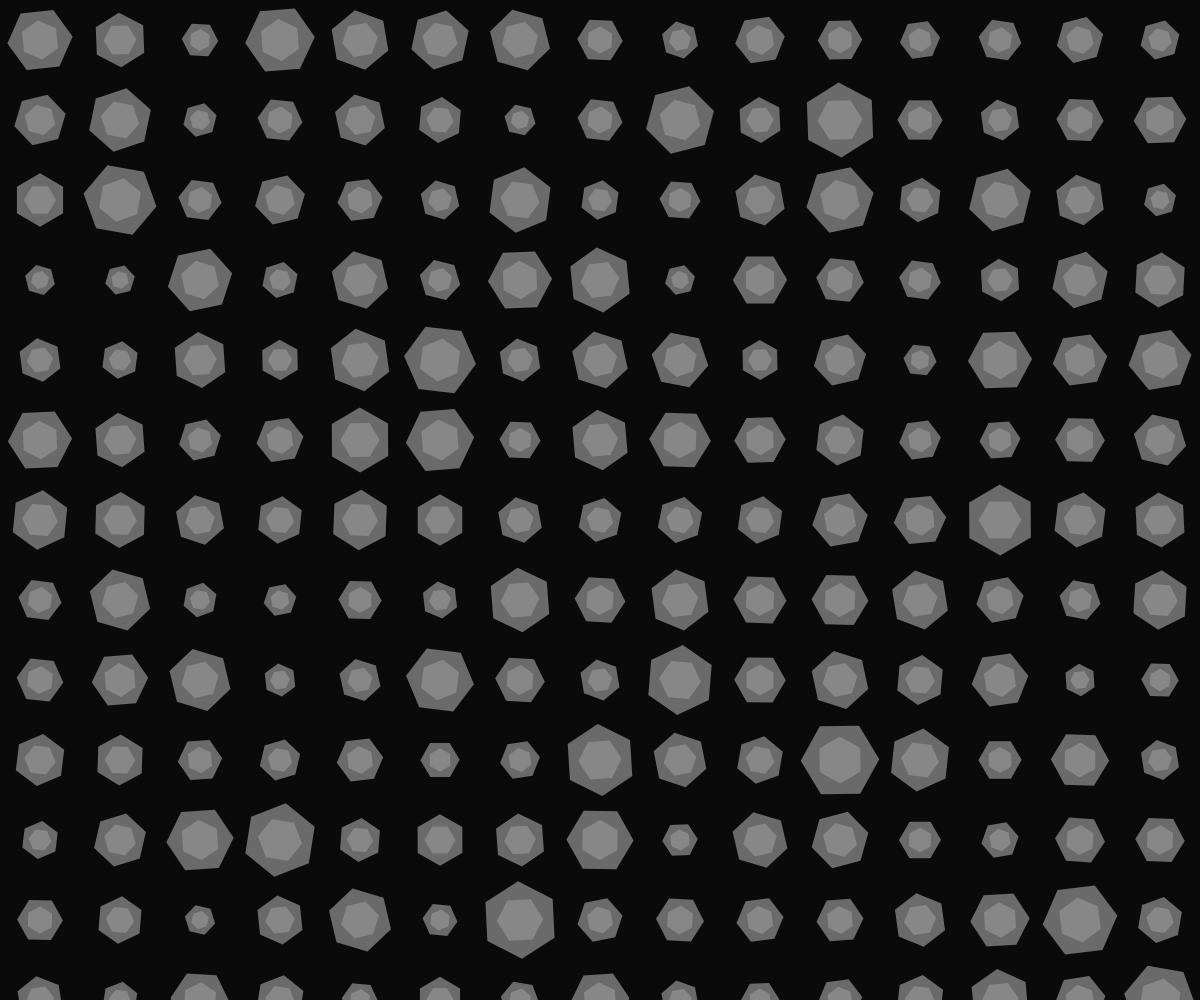
Frame 1 (no input)
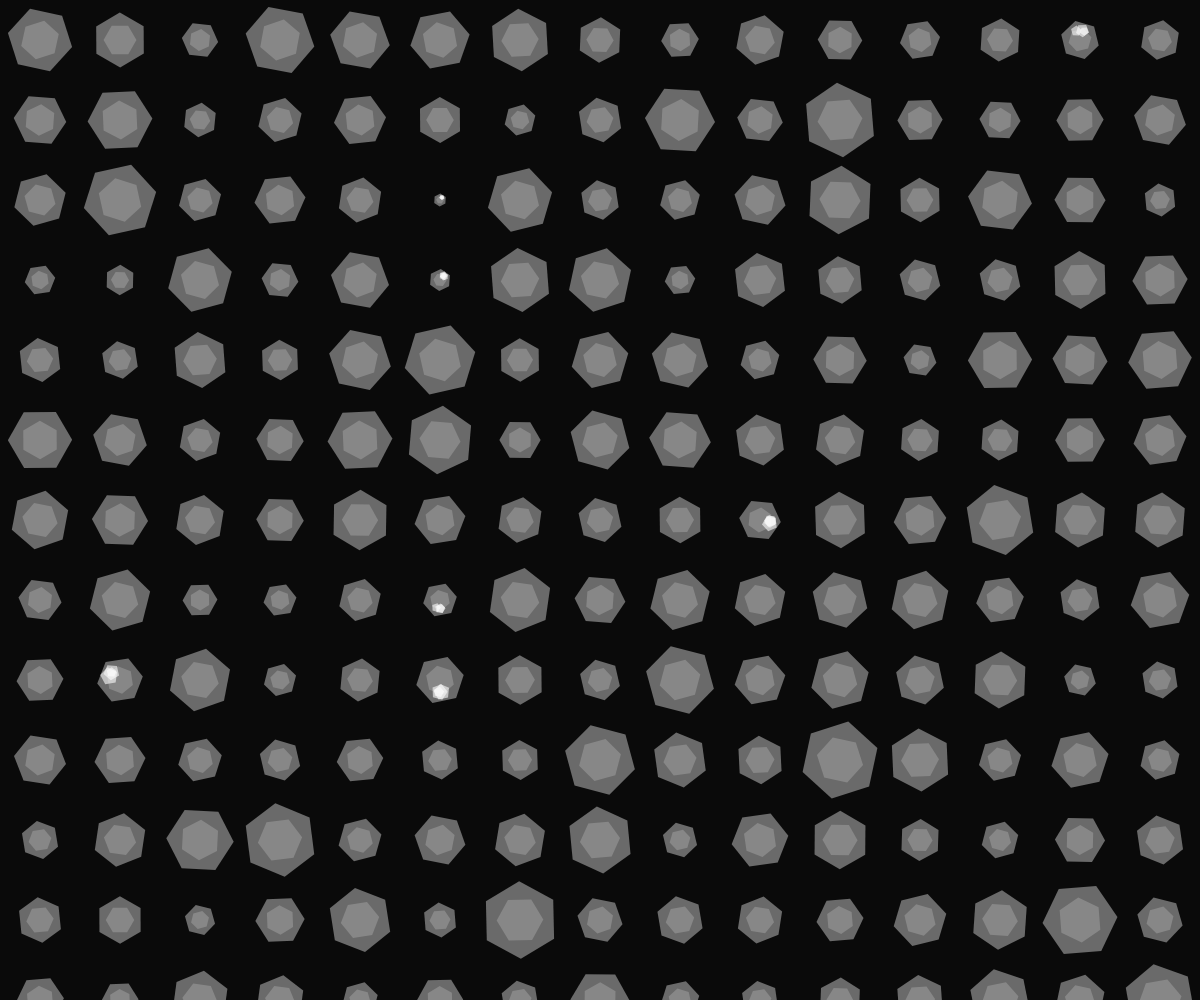
Frame 60 (no input)
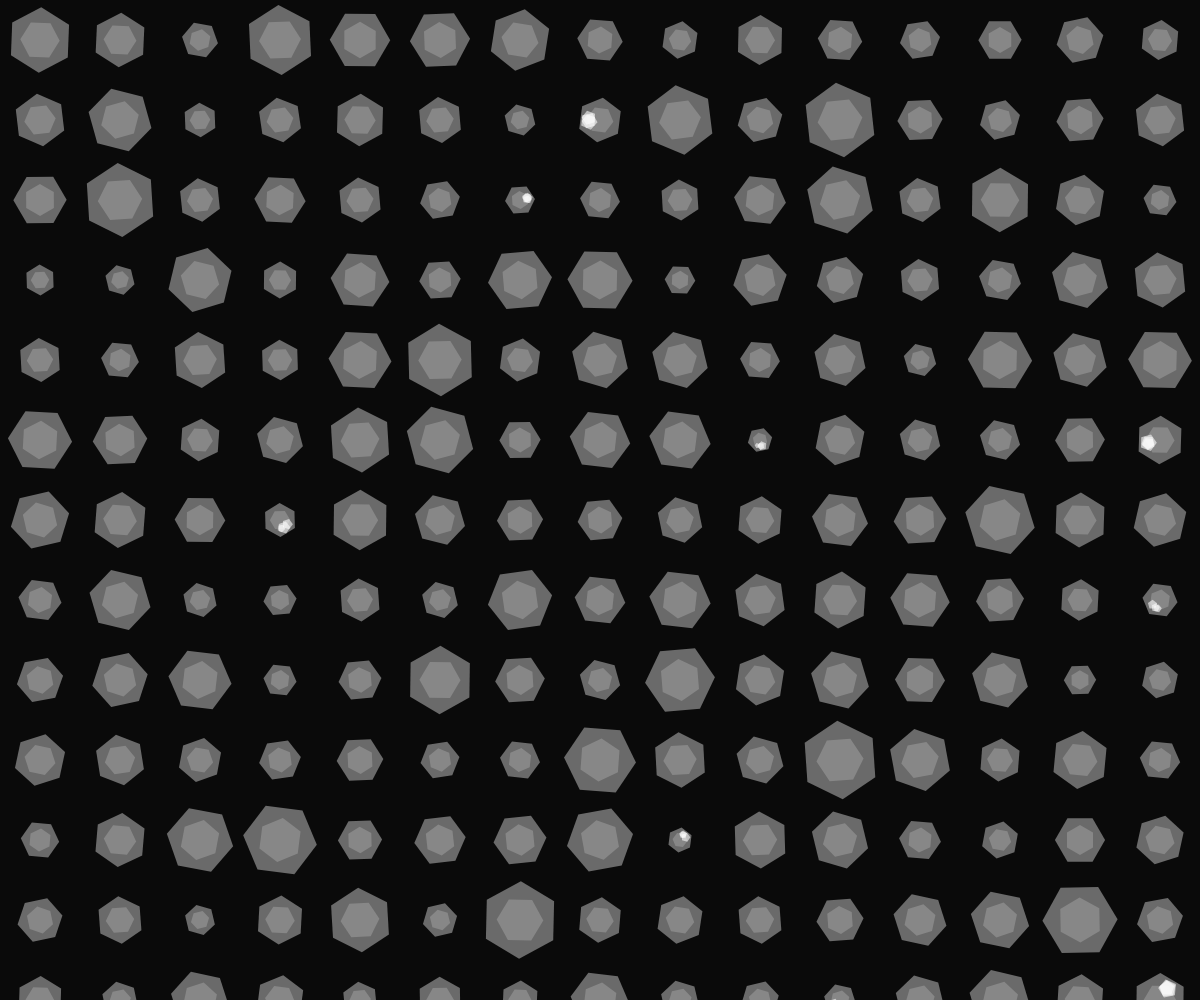
Frame 120 (the mouse pressed at the canvas centre since frame 60)

The p5.js sketch that drew these frames (run headless with seeded random() and noise() and a simulated clock; from frame 60 on, the mouse is pressed at the canvas centre):

// p5.js sketch
// ── sketch.js
let hexagons = [];
let time = 0;

function setup() {
  createCanvas(windowWidth, windowHeight);
  noStroke();
  
  // Initialize hexagon lattice
  let spacing = 80;
  let cols = ceil(width / spacing) + 2;
  let rows = ceil(height / spacing) + 2;
  
  for (let i = 0; i < cols; i++) {
    for (let j = 0; j < rows; j++) {
      hexagons.push({
        x: i * spacing - spacing/2,
        y: j * spacing - spacing/2,
        size: 30 + random(10),
        angle: random(TWO_PI),
        speed: random(0.01, 0.03),
        phase: random(TWO_PI),
        stability: random(0.5, 1),
        collapse: 0,
        collapseTime: 0
      });
    }
  }
}

function draw() {
  background(10);
  
  time += 0.02;
  
  // Draw all hexagons
  for (let h of hexagons) {
    updateHexagon(h);
    drawHexagon(h);
  }
}

function updateHexagon(h) {
  h.angle += h.speed;
  h.collapseTime += 0.01;
  
  // Random collapse events
  if (random() < 0.001) {
    h.collapse = random(0.5, 1);
  }
  
  if (h.collapse > 0) {
    h.collapse -= 0.02;
    if (h.collapse < 0) h.collapse = 0;
  }
}

function drawHexagon(h) {
  push();
  translate(h.x, h.y);
  rotate(h.angle);
  
  // Base hexagon
  let baseSize = h.size * h.stability;
  let currentSize = baseSize * (1 - h.collapse * 0.8);
  
  fill(255, 100);
  
  beginShape();
  for (let i = 0; i < 6; i++) {
    let angle = TWO_PI / 6 * i;
    let x = cos(angle) * currentSize;
    let y = sin(angle) * currentSize;
    vertex(x, y);
  }
  endShape(CLOSE);
  
  // Inner structure
  fill(255, 50);
  let innerSize = currentSize * 0.6;
  beginShape();
  for (let i = 0; i < 6; i++) {
    let angle = TWO_PI / 6 * i + PI/6;
    let x = cos(angle) * innerSize;
    let y = sin(angle) * innerSize;
    vertex(x, y);
  }
  endShape(CLOSE);
  
  // Fracture effect
  if (h.collapse > 0) {
    fill(255, 150);
    for (let i = 0; i < 3; i++) {
      let a = h.angle + random(-PI/6, PI/6);
      let size = currentSize * random(0.2, 0.4);
      let x = cos(a) * currentSize * 0.5;
      let y = sin(a) * currentSize * 0.5;
      
      push();
      translate(x, y);
      rotate(random(TWO_PI));
      beginShape();
      for (let j = 0; j < 5; j++) {
        let angle = TWO_PI / 5 * j;
        let x = cos(angle) * size;
        let y = sin(angle) * size;
        vertex(x, y);
      }
      endShape(CLOSE);
      pop();
    }
  }
  
  pop();
}

function windowResized() {
  resizeCanvas(windowWidth, windowHeight);
}
